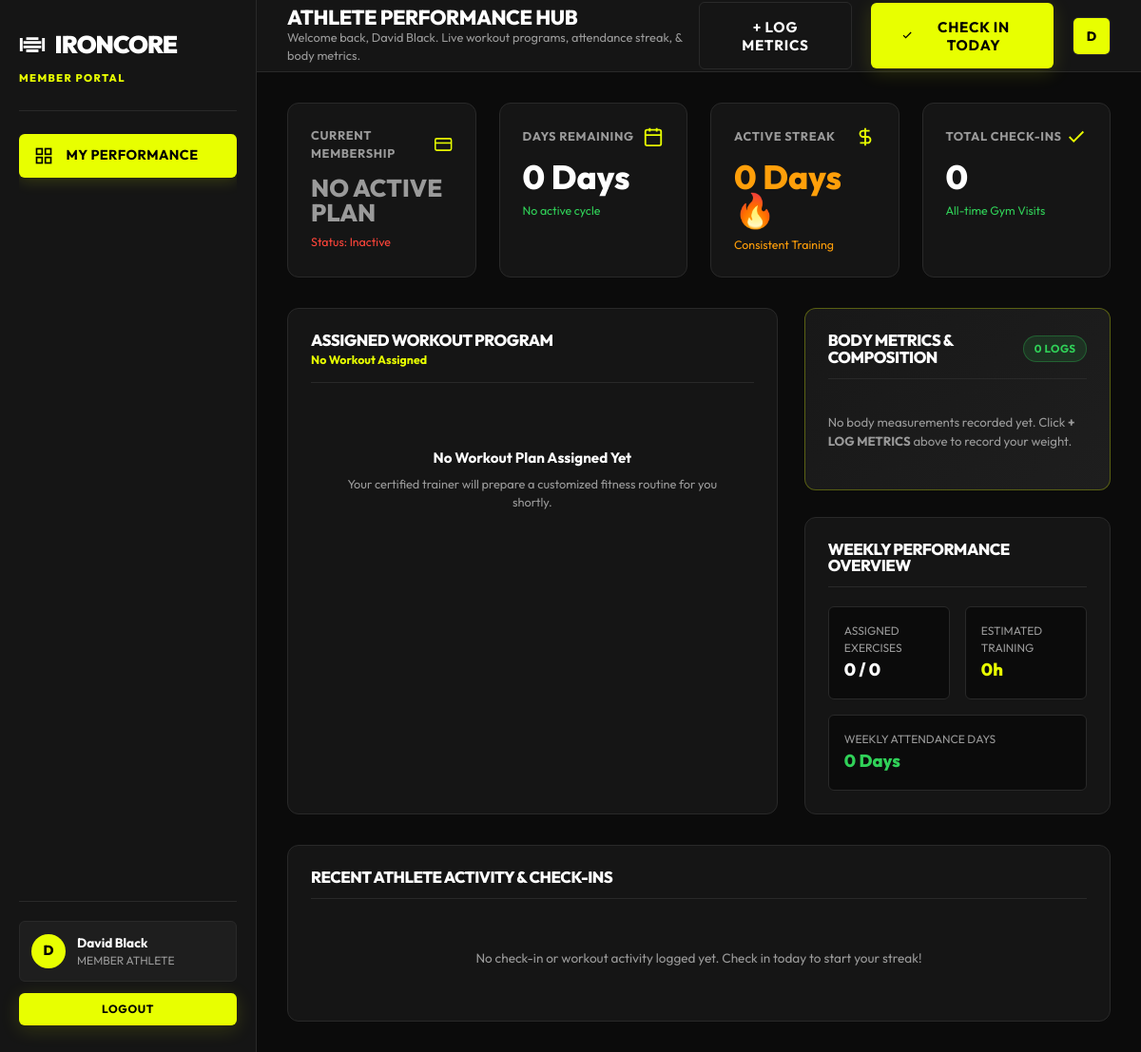
Before: /member/index.php (signed in) with the older database file.
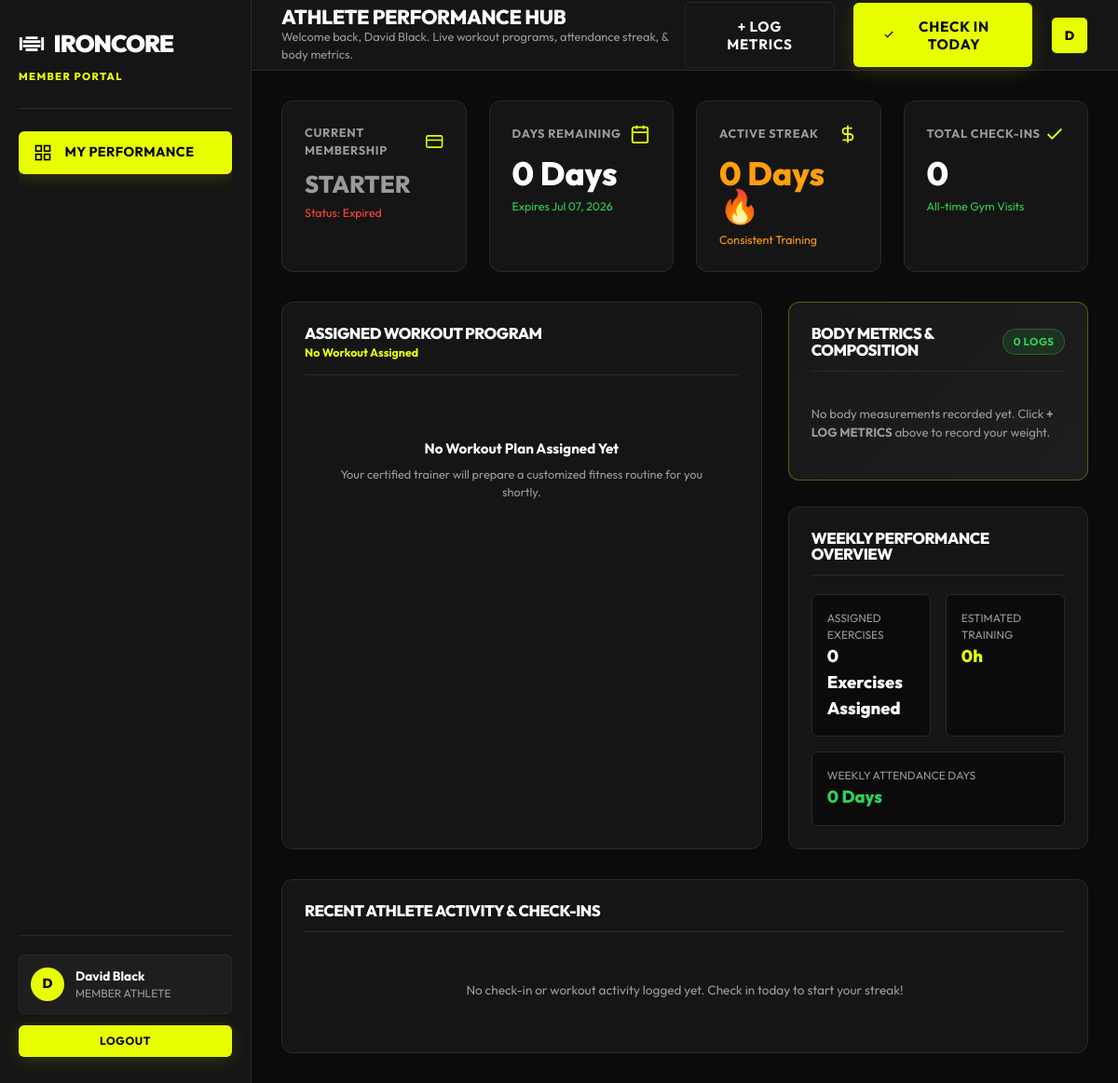
After: the same page with the newer database file.
### tables this page shows
CREATE TABLE IF NOT EXISTS `subscriptions` (
    `id` INT AUTO_INCREMENT PRIMARY KEY,
    `member_id` INT NOT NULL,
    `plan_id` INT NOT NULL,
    `start_date` DATE NOT NULL,
    `end_date` DATE NOT NULL,
    `auto_renew` TINYINT(1) DEFAULT 1,
    `status` ENUM('active', 'expired', 'cancelled', 'pending') DEFAULT 'active',
    `created_at` TIMESTAMP DEFAULT CURRENT_TIMESTAMP,
    FOREIGN KEY (`member_id`) REFERENCES `members`(`id`) ON DELETE CASCADE,
    FOREIGN KEY (`plan_id`) REFERENCES `membership_plans`(`id`) ON DELETE RESTRICT,
    INDEX `idx_sub_member` (`member_id`),
    INDEX `idx_sub_status` (`status`)
);

CREATE TABLE IF NOT EXISTS `membership_plans` (
    `id` INT AUTO_INCREMENT PRIMARY KEY,
    `title` VARCHAR(100) NOT NULL,
    `tag` VARCHAR(50) NULL,
    `price` DECIMAL(10,2) NOT NULL,
    `billing_cycle` ENUM('monthly', 'annual') NOT NULL DEFAULT 'monthly',
    `duration_days` INT NOT NULL DEFAULT 30,
    `description` TEXT NULL,
    `features` JSON NULL,
    `is_recommended` TINYINT(1) DEFAULT 0,
    `status` ENUM('active', 'inactive') DEFAULT 'active',
    `created_at` TIMESTAMP DEFAULT CURRENT_TIMESTAMP
);

### public/member/index.php (called while the page is built, shortened)
<?php
require_once __DIR__ . '/../../app/views/member/index.php';

### app/config/database.php (called while the page is built, shortened)
<?php
class Database {
    private static ?PDO $instance = null;
    public static function getInstance(): PDO {
        if (self::$instance === null) {
            $host = getenv('DB_HOST') ?: '127.0.0.1';
            $port = getenv('DB_PORT') ?: '3306';
            $db   = getenv('DB_NAME') ?: 'ironcore_gym';
            $user = getenv('DB_USER') ?: 'root';
            $pass = getenv('DB_PASS') ?: '';
            $charset = 'utf8mb4';
            $dsn = "mysql:host={$host};port={$port};dbname={$db};charset={$charset}";
            $options = [
                PDO::ATTR_ERRMODE            => PDO::ERRMODE_EXCEPTION,
                PDO::ATTR_DEFAULT_FETCH_MODE => PDO::FETCH_ASSOC,
                PDO::ATTR_EMULATE_PREPARES   => false,
            ];
            try {
                self::$instance = new PDO($dsn, $user, $pass, $options);
            } catch (PDOException $e) {
                if (defined('STORAGE_PATH')) {
                    error_log("[" . date('Y-m-d H:i:s') . "] DB Connection Error: " . $e->getMessage() . "\n", 3, STORAGE_PATH . '/logs/app.log');
                }
                if (APP_DEBUG) {
                    throw new Exception("Database Connection Failed: " . $e->getMessage());
                } else {
                    die("Database connection error. Please contact system administrator.");
                }
            }
        }
        return self::$instance;
    }
}

### app/services/GymManagementService.php (called while the page is built, shortened)
<?php
require_once __DIR__ . '/../config/database.php';
class GymManagementService {
    private PDO $db;
    public function __construct() {
        $this->db = Database::getInstance();
    }
    public function getMemberByUserId(int $userId): ?array {
        $stmt = $this->db->prepare("
            SELECT m.*, u.full_name, u.email, u.status
            FROM members m
            JOIN users u ON u.id = m.user_id
            WHERE m.user_id = :uid LIMIT 1
        ");
        $stmt->execute(['uid' => $userId]);
        return $stmt->fetch() ?: null;
    }
    public function memberDashboard(int $userId): array {
        $member = $this->getMemberByUserId($userId);
        if (!$member) {
            return [
                'member'            => null,
                'subscription'      => null,
                'days_remaining'    => 0,
                'attendance_streak' => 0,
                'attendance_rate'   => 0,
                'total_checkins'    => 0,
                'weekly_stats'      => ['workouts_completed' => '0 / 0', 'training_time' => '0h', 'weekly_attendance' => '0 Days'],
                'workout_plan'      => null,
                'workout_exercises' => [],
                'progress_logs'     => [],
                'recent_activity'   => []
            ];
        }
        $memberId = (int) $member['id'];
        $stmt = $this->db->prepare("
            SELECT s.*, p.title as plan_title, p.price as plan_price, p.billing_cycle,
                   DATEDIFF(s.end_date, CURDATE()) as days_left
            FROM subscriptions s
            JOIN membership_plans p ON p.id = s.plan_id
            WHERE s.member_id = :mid
            ORDER BY s.id DESC LIMIT 1
        ");
        $stmt->execute(['mid' => $memberId]);
        $subscription = $stmt->fetch() ?: null;
        $daysRemaining = $subscription ? max(0, (int) $subscription['days_left']) : 0;
        $stmt = $this->db->prepare("
            SELECT date, check_in_time, check_out_time, status
            FROM attendance
            WHERE member_id = :mid
            ORDER BY date DESC, check_in_time DESC
        ");
        $stmt->execute(['mid' => $memberId]);
        $attendanceLogs = $stmt->fetchAll();
        $totalCheckins = count($attendanceLogs);
        $streak = 0;
        $checkDate = new DateTime();
        $attendedDates = array_column($attendanceLogs, 'date');
        $todayStr = $checkDate->format('Y-m-d');
        $yesterdayStr = (clone $checkDate)->modify('-1 day')->format('Y-m-d');
        $stmt = $this->db->prepare("
            SELECT COUNT(*) FROM attendance
            WHERE member_id = :mid AND YEARWEEK(date, 1) = YEARWEEK(CURDATE(), 1)
        ");
        $stmt->execute(['mid' => $memberId]);
        $weeklyCount = (int) $stmt->fetchColumn();
        $stmt = $this->db->prepare("
            SELECT wp.*, tu.full_name as trainer_name
            FROM workout_plans wp
            LEFT JOIN trainers t ON t.id = wp.trainer_id
            LEFT JOIN users tu ON tu.id = t.user_id
            WHERE wp.member_id = :mid
            ORDER BY wp.id DESC LIMIT 1
        ");
        $stmt->execute(['mid' => $memberId]);
        $workoutPlan = $stmt->fetch() ?: null;
        $workoutExercises = [];
        $stmt = $this->db->prepare("
            SELECT * FROM progress_logs
            WHERE member_id = :mid
            ORDER BY log_date DESC LIMIT 10
        ");
        $stmt->execute(['mid' => $memberId]);
        $progressLogs = $stmt->fetchAll();
        $recentActivity = [];
        return [
            'member'            => $member,
            'subscription'      => $subscription,
            'days_remaining'    => $daysRemaining,
            'attendance_streak' => max($streak, $totalCheckins > 0 ? 1 : 0),
            'attendance_rate'   => ($totalCheckins > 0) ? min(100, round(($totalCheckins / 30) * 100)) : 0,
            'total_checkins'    => $totalCheckins,
            'weekly_stats'      => [
                'workouts_completed' => count($workoutExercises) . ' Exercises Assigned',
                'training_time'      => ($weeklyCount * 1.2) . 'h',
                'weekly_attendance'  => $weeklyCount . ' Days'
            ],
            'workout_plan'      => $workoutPlan,
            'workout_exercises' => $workoutExercises,
            'progress_logs'     => $progressLogs,
            'recent_activity'   => $recentActivity
        ];
    }
}

### app/helpers/security.php (called while the page is built, shortened)
<?php
if (!function_exists('e')) {
    function e(?string $string): string {
        return htmlspecialchars($string ?? '', ENT_QUOTES | ENT_SUBSTITUTE, 'UTF-8');
    }
}

### app/views/member/index.php (the view, shortened to what the rows shown need)
<?php
require_once __DIR__ . '/../../helpers/security.php';
require_once __DIR__ . '/../../services/GymManagementService.php';
$userId      = (int) ($_SESSION['user_id'] ?? 0);
$svc = new GymManagementService();
$memberData = $svc->memberDashboard($userId);
$sub = $memberData['subscription'];
$planTitle = $sub ? strtoupper($sub['plan_title']) : 'NO ACTIVE PLAN';
$planStatus = $sub ? ucfirst($sub['status']) : 'Inactive';
$planColor = str_contains($planTitle, 'PRO') ? 'var(--color-accent)' : (str_contains($planTitle, 'ELITE') ? '#FFF' : 'var(--color-text-muted)');
?>
<!DOCTYPE html>
<html lang="en">
<head>
  <link rel="stylesheet" href="/assets/css/style.css">
  <link rel="stylesheet" href="/assets/css/dashboard.css">
  <link rel="stylesheet" href="/assets/css/responsive.css">
</head>
<body style="background-color: var(--color-bg);">
  <div class="dashboard-shell">
    <div class="main-wrapper">
      <header class="dashboard-header">
        <div style="display: flex; align-items: center; gap: 1rem;">
          <div class="header-title-group">
            <h1>ATHLETE PERFORMANCE HUB</h1>
          </div>
        </div>
      </header>
      <main class="dashboard-body">
        <section class="kpi-grid">
          <div class="kpi-card">
            <div class="kpi-header">
              <span class="kpi-title">Current Membership</span>
              <svg class="kpi-icon" viewBox="0 0 24 24" fill="none" stroke="currentColor" stroke-width="2"><rect x="1" y="4" width="22" height="16" rx="2"/><line x1="1" y1="10" x2="23" y2="10"/></svg>
            </div>
            <div class="kpi-value" style="color: <?= $planColor ?>; font-size: 1.6rem;"><?= e($planTitle) ?></div>
            <div class="kpi-foot" style="color: <?= $planStatus === 'Active' ? 'var(--color-success)' : 'var(--color-danger)' ?>;">
              <span>Status: <?= e($planStatus) ?></span>
            </div>
          </div>
          <div class="kpi-card">
            <div class="kpi-foot">
              <span><?= $sub && !empty($sub['end_date']) ? 'Expires ' . date('M d, Y', strtotime($sub['end_date'])) : 'No active cycle' ?></span>
            </div>
          </div>
        </section>
      </main>
    </div>
  </div>
</body>
</html>

Changed rows visible on the page:
added subscriptions: plan.title "STARTER", status "Expired", end_date "Jul 07, 2026"
Other visible differences:
$weeklyStats['workouts_completed']: "0 / 0" → "0 Exercises Assigned"
$planTitle: "NO ACTIVE PLAN" → (not shown)
$planStatus: "Inactive" → (not shown)
text no longer shown: "No active cycle"
text now shown: "Expires"
